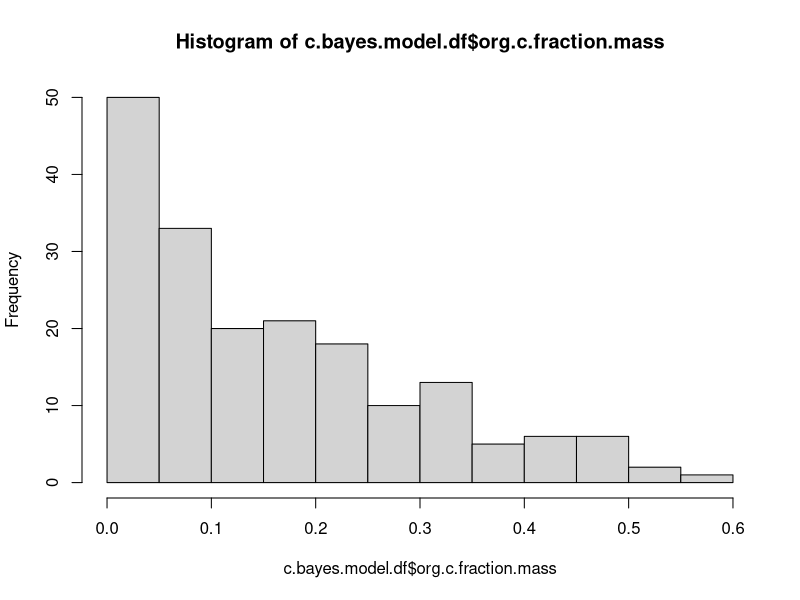
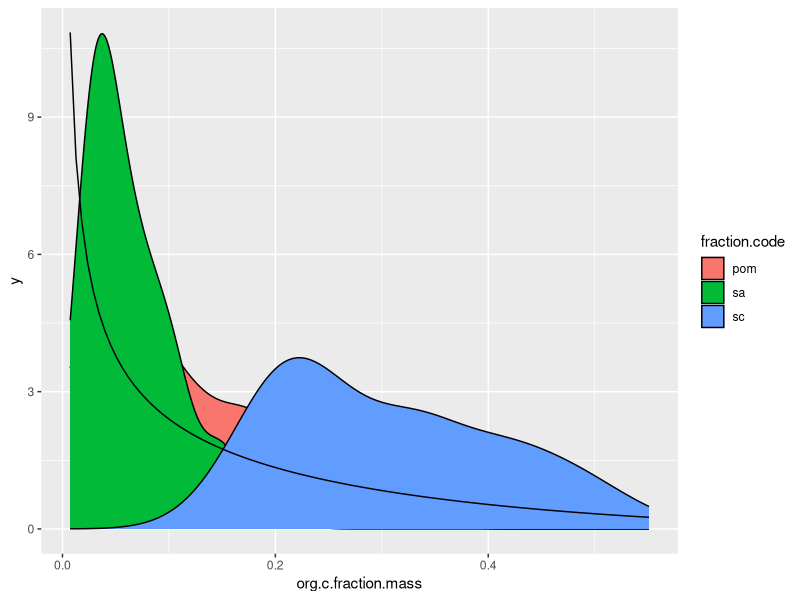
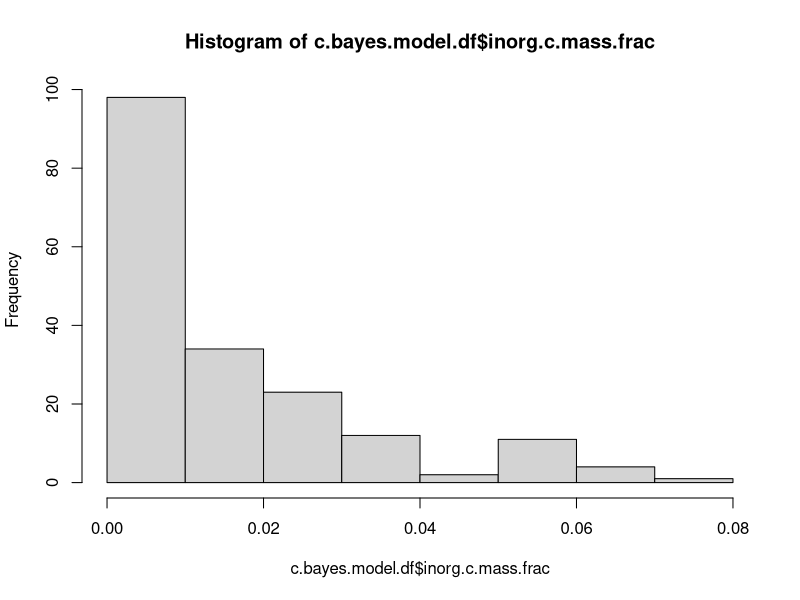
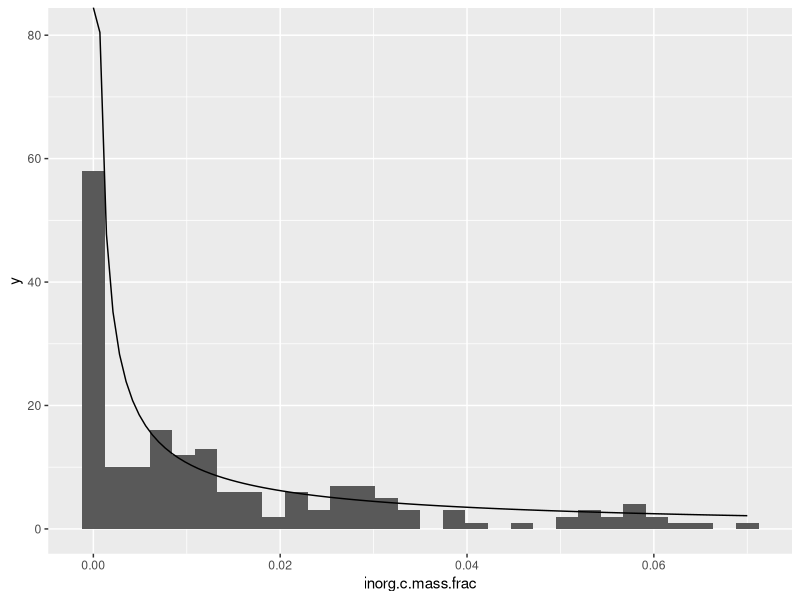
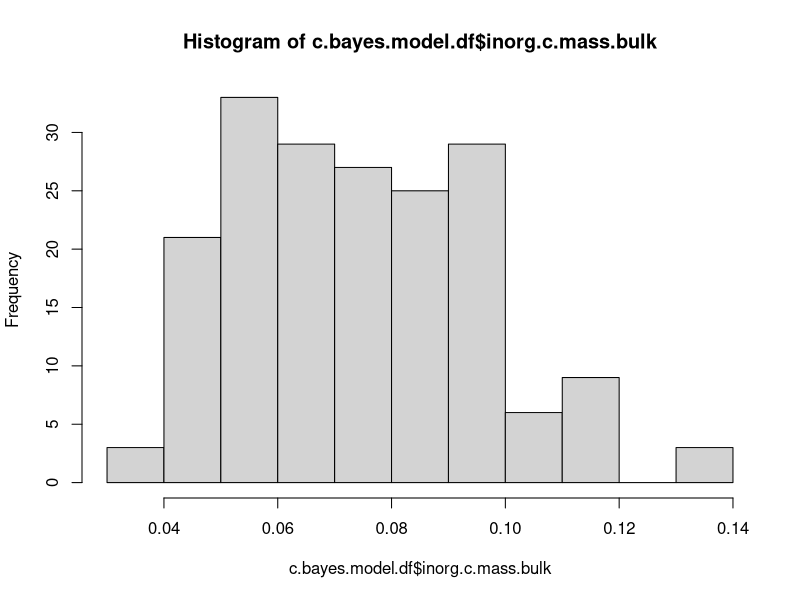
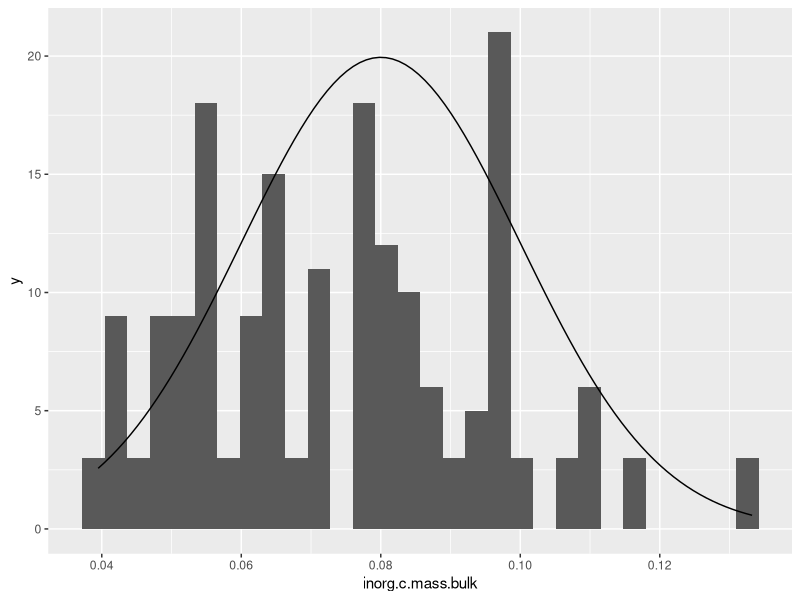
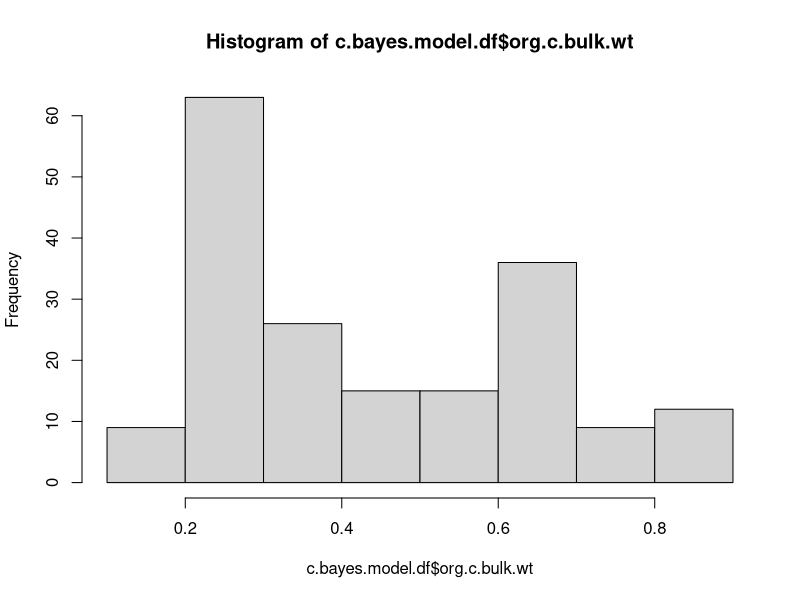
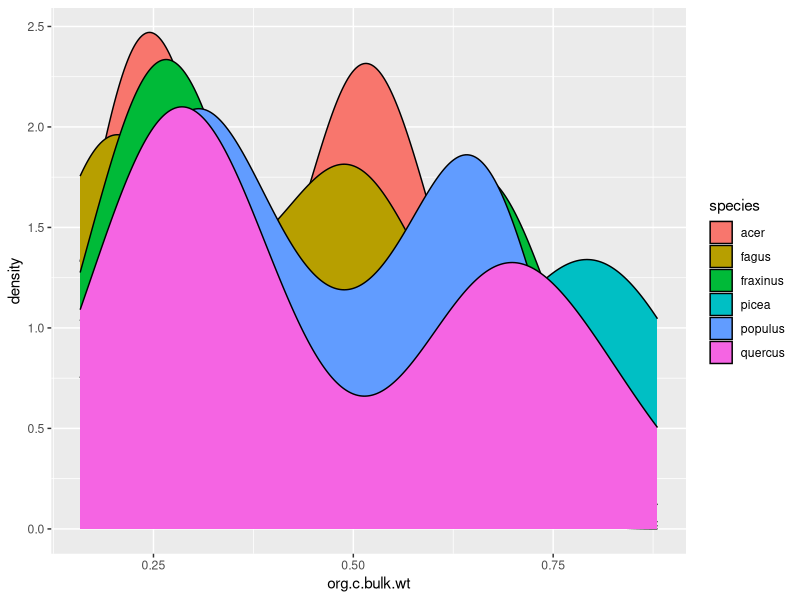

The R source for these figures, in order:
## ---- chunk 1
library(tidyverse)
library(plyr)
library(dplyr)
library(ggplot2)
## ---- chunk 2
cn.wts.sums2 <- read.csv("cn.wts.sums2.csv", header=TRUE)
summary(cn.wts.sums2)
## ---- chunk 3
c.bayes.model.df <- select(
  cn.wts.sums2, c(site, species, depth, fraction.code, pct.mass.loss, soil.start.wt, weight.g, orgc.weight, totwt, org.c.start.mass, org.c.fraction.mass, org.c.bulk.wt, inorg.c.mass.frac, inorg.c.mass.bulk))

summary(c.bayes.model.df)
## ---- chunk 4
#organic C masses by fraction
hist(c.bayes.model.df$org.c.fraction.mass)
g4 <- ggplot(c.bayes.model.df, aes(org.c.fraction.mass))
g4 + geom_density(aes(x=org.c.fraction.mass, fill=fraction.code)) + 
     stat_function(fun=dbeta, args=list(shape1=0.5, shape2=3, log=FALSE))
     #stat_function(fun=dgamma, args=list(shape=0.75, rate=6.5), color="red") #+
     #facet_wrap(~fraction.code)
#organic C shows a negative exponential distribution when grouped, but when separated into fractions pom shows nexp dist from 0 to 0.4g, sa shows narrow right-skewed sit of 0 to 0.2g, and sc shows normal dist with range of 0 to 0.55g with mean of 0.25g.

#inorganic C masses by fraction
hist(c.bayes.model.df$inorg.c.mass.frac)
g4 <- ggplot(c.bayes.model.df, aes(inorg.c.mass.frac))
g4 + geom_histogram(aes(x=inorg.c.mass.frac)) + 
     stat_function(fun=dgamma, args=list(shape=0.25, rate=2.5, log=FALSE)) #+
     #facet_wrap(~fraction.code)
#inorganic C shows a negative exponential distribution when grouped, but when separated into fractions pom shows mostly 0g, sa shows average of 0.01g, and sc shows range of 0 to 0.65g

#inorg c mass bulk
hist(c.bayes.model.df$inorg.c.mass.bulk)
g4 <- ggplot(c.bayes.model.df, aes(inorg.c.mass.bulk))
g4 + geom_histogram(aes(x=inorg.c.mass.bulk)) + 
     stat_function(fun=dnorm, args=list(mean=0.08, sd=0.02, log=FALSE))

#org c mass bulk
hist(c.bayes.model.df$org.c.bulk.wt)
g4 <- ggplot(c.bayes.model.df, aes(org.c.bulk.wt))
g4 + geom_density(aes(x=org.c.bulk.wt, fill=species)) #+ 
     #stat_function(fun=dgamma, args=list(shape=0.5, rate=5, log=FALSE))
#no idea how to model this distribution.
## ---- chunk 5
z_c.bayes.model.df.scores <- as.data.frame(scale(c.bayes.model.df[5:14],))
summary(z_c.bayes.model.df.scores)

c.bayes.model.meta <- c.bayes.model.df[1:4]
summary(c.bayes.model.meta)

z_c.bayes.model.df <- cbind(z_c.bayes.model.df.scores, c.bayes.model.meta)
summary(z_c.bayes.model.df)

names(z_c.bayes.model.df) <- c("z.pct.mass.loss", "z.soil.start.wt", "z.weight.g", "z.orgc.weight", "z.totwt", "z.org.c.start.mass", "z.org.c.fraction.mass", "z.org.c.bulk.wt", "z.inorg.c.mass.frac", "z.inorg.c.mass.bulk", "site","species", "depth", "fraction.code") 
## ---- chunk 6
zcb <- z_c.bayes.model.df
summary(zcb)

hist(zcb$z.org.c.start.mass)
#organic C starting mass is somewhat left-skewed but with a large right tail.

hist(zcb$z.org.c.fraction.mass)
#org c per fraction - gamma distribution with long right tail. 

hist(zcb$z.inorg.c.mass.bulk)
#normal distribution but with more mass on left.

hist(zcb$z.inorg.c.mass.frac)
#negative exponential distribution - can recreate with a gamma function:
g4 <- ggplot(zcb, aes(z.inorg.c.mass.frac))
g4 + geom_density(aes(x=z.inorg.c.mass.frac), color="red") + 
     stat_function(fun=dgamma, args=list(shape=5, rate=3.5, log=FALSE))

## ---- chunk 7
bayesdf <- join(zcb, c.bayes.model.df, type="left")
summary(bayesdf)

write.csv(bayesdf, file="bayesdf.csv")
